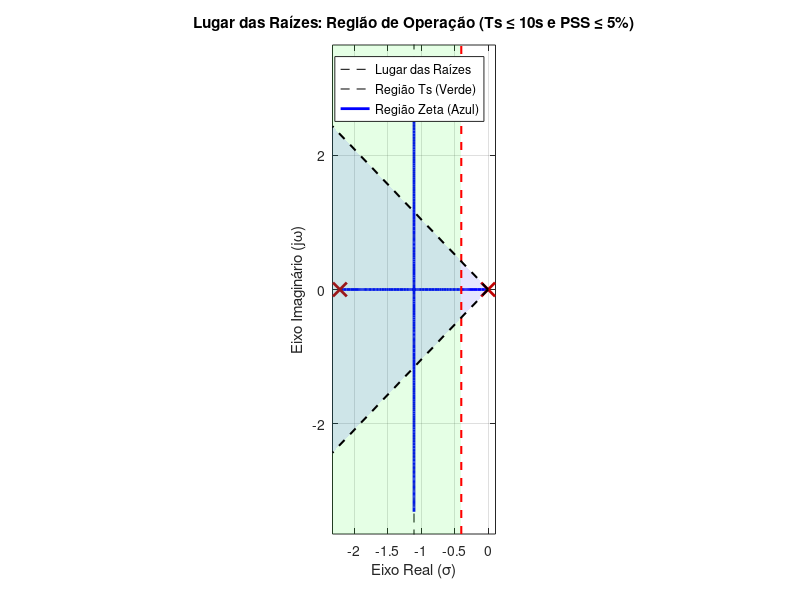

Reproduce this figure in MATLAB.
clear; close all; clc;

% --- 1. Definição do Sistema ---
s = tf("s");
% Parâmetros da planta do AUV
G_s = (0.0526)/(s^2 + 2.2105*s);

% --- 2. Definição dos Requisitos ---
% Requisito de Tempo: Ts <= 10s -> Re(s) <= -0.4
limite_sigma = -0.4;

% Requisito de PSS: Zeta >= 0.6901 -> Angulo <= 46.36 graus
zeta_min = 0.6901;
angulo_rad = acos(zeta_min); % Ângulo em radianos a partir do eixo real negativo

% --- 3. Plotagem do Lugar das Raízes ---
figure;
rlocus(G_s);
hold on;
axis equal; % CRUCIAL: Garante que os ângulos visuais sejam verdadeiros
grid on;

% Pegar os limites do gráfico para desenhar as regiões até a borda
limites_x = xlim;
limites_y = ylim;
tamanho_x = abs(limites_x(1)); % Distância até a esquerda

% --- 4. Desenhando a Região de Ts (Retângulo Verde) ---
% Já fizemos isso: tudo à esquerda de -0.4
x_ts = [limites_x(1), limite_sigma, limite_sigma, limites_x(1)];
y_ts = [limites_y(1), limites_y(1), limites_y(2), limites_y(2)];
patch(x_ts, y_ts, 'g', 'FaceAlpha', 0.1, 'EdgeColor', 'none');

% --- 5. Desenhando a Região de PSS (Cone Azul) ---
% O cone é formado por duas retas saindo da origem com ângulo +/- theta
% Calculamos a altura Y correspondente ao limite esquerdo X
altura_y = tamanho_x * tan(angulo_rad);

% Definimos o triângulo (Cone)
x_zeta = [0, -tamanho_x, -tamanho_x];
y_zeta_sup = [0, altura_y, -altura_y]; % Vértice, Canto Sup Esq, Canto Inf Esq

% Desenha o cone azul ('b' = blue)
patch(x_zeta, y_zeta_sup, 'b', 'FaceAlpha', 0.1, 'EdgeColor', 'none');

% --- 6. Linhas de Fronteira para destaque ---
% Linha vertical do Ts
plot([limite_sigma, limite_sigma], limites_y, 'r--', 'LineWidth', 1.5);

% Linhas diagonais do Zeta
% Reta superior
plot([0, -tamanho_x], [0, altura_y], 'k--', 'LineWidth', 1.5); 
% Reta inferior
plot([0, -tamanho_x], [0, -altura_y], 'k--', 'LineWidth', 1.5);

% --- 7. Acabamento ---
title('Lugar das Raízes: Região de Operação (Ts \leq 10s e PSS \leq 5%)');
xlabel('Eixo Real (\sigma)');
ylabel('Eixo Imaginário (j\omega)');
legend('Lugar das Raízes', 'Região Ts (Verde)', 'Região Zeta (Azul)');

hold off;
